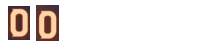
#> input picture training_images/0.png, 200 x 50 px; its folder holds only this picture in this run
$ python trainingDataGen.py
#> lines starting #> are read from the running program, lines starting #| are printed output that depends on the picture; after the words box and inside, x2 and y2 are one past the last pixel; in counts of white or black regions, pixels touching at a corner belong together
### fileSetup.py
from PIL import Image, ImageEnhance
import os
import shutil

training_folder = os.path.join(".", "training_images")
grayscale_folder = os.path.join(".", "grayscale_images")
contrast_folder = os.path.join(".", "contrast_images")
binary_folder = os.path.join(".", "binary_images")
tessdata_folder_windows = os.path.join("C:", "Program Files", "Tesseract-OCR", "tessdata")
tessdata_folder_mac = os.path.join("/", "usr", "local", "share", "tessdata")

def save_image(image, folder, base_name):
    os.makedirs(folder, exist_ok=True)
    image_path = os.path.join(folder, base_name) + ".png"
    image.save(image_path, icc_profile=None)

def convert_to_grayscale(path, base_name):
#> called with path = './training_images/0.png', base_name = '0'
    img = Image.open(path).convert("L")
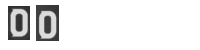
#> img: PIL image 200x50 L; min 47, max 255, mean 234.1
    save_image(img, grayscale_folder, base_name)
    return img

def convert_to_contrast(gs_image, base_name):
#> called with base_name = '0'
    enhancer = ImageEnhance.Contrast(gs_image)
    img_contrast = enhancer.enhance(2)  # Increase contrast factor
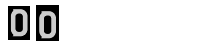
#> img_contrast: PIL image 200x50 L; min 0, max 255, mean 226.6
    save_image(img_contrast, contrast_folder, base_name)
    return img_contrast

def convert_to_binary(gs_image, base_name):
#> called with base_name = '0'
    binary_img = gs_image.point(lambda x: 0 if x < 128 else 255, '1')
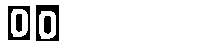
#> binary_img: PIL image 200x50 1; 90.8% white; 4 black regions, box (x1, y1, x2, y2) and area: (36, 5, 59, 41) 387, (8, 6, 30, 40) 313, (44, 16, 51, 34) 116, (16, 14, 22, 32) 102
    save_image(binary_img, binary_folder, base_name)
    return binary_img

def setup_data():
    os.makedirs(grayscale_folder, exist_ok=True)
    os.makedirs(contrast_folder, exist_ok=True)
    os.makedirs(binary_folder, exist_ok=True)

    for filename in os.listdir(training_folder):
        if filename.endswith(".png") or filename.endswith(".jpg"):
            base_name = os.path.splitext(filename)[0]
            image_path = os.path.join(training_folder, filename)

            gs_image = convert_to_grayscale(image_path, base_name)
            convert_to_contrast(gs_image, base_name)
            convert_to_binary(gs_image, base_name)

        if filename.endswith(".box") or filename == "font_properties":
            original_file = os.path.join(training_folder, filename)
            shutil.copy(original_file, grayscale_folder)
            shutil.copy(original_file, contrast_folder)
            shutil.copy(original_file, binary_folder)

### combineTrainingData.py
import os
import subprocess
from fileSetup import training_folder, contrast_folder, grayscale_folder, binary_folder

output_tr_file = os.path.join(".", "combined_training_data.tr")
unicharset_output = "unicharset"

def combine_data():
    directories = [training_folder, contrast_folder, grayscale_folder, binary_folder]

    with open(output_tr_file, "wb") as output_file:
        for directory in directories:
            for tr_file in os.listdir(directory):
                if tr_file.endswith(".tr"):
                    tr_file_path = os.path.join(directory, tr_file)
                    if os.path.getsize(tr_file_path) == 0:
                        print(f"Skipping blank file: {tr_file_path}")
                        continue
                    with open(tr_file_path, "rb") as file:
                        output_file.write(file.read())
    print(f"All .tr files combined into {output_tr_file}")

def import_data():

    subprocess.run(
        ["mftraining", "-U", unicharset_output, "-O", unicharset_output, output_tr_file],
        check=True
    )
#> (this line was passed over: subprocess is not available in this run)
    print("mftraining completed successfully.")


    try:
        subprocess.run(
            ["cntraining", output_tr_file],
            check=True
        )
#> (this line was passed over: subprocess is not available in this run)
        print("cntraining completed successfully.")
    except subprocess.CalledProcessError as e:
        print(f"cntraining failed with error: {e}")

# if main, run the functions
# [4 lines that do not run on import are left out]

### tesseractInteraction.py
import shutil
import subprocess
import os
from fileSetup import tessdata_folder_windows, tessdata_folder_mac

data_folder = "data"
output_file = "BazaarFont.traineddata"

def get_tessdata_path():
    # If Windows
    if os.name == "nt":
        return tessdata_folder_windows
    # If Mac
    elif os.name == "posix":
        return tessdata_folder_mac
    else:
        print("Operating system not supported.")
        return None

# Function to run the combine_tessdata command to create the .traineddata file
def combine_traineddata_files(data_folder, output_file):
    try:
        # Path to the combine_tessdata executable
        combine_tessdata_executable = "combine_tessdata"

        # Check if combine_tessdata is available in the system PATH
        if not shutil.which(combine_tessdata_executable):
            print("Error: 'combine_tessdata' not found in PATH.")
            return

        # Run the combine_tessdata command
        subprocess.run(
            [combine_tessdata_executable, os.path.join(data_folder, "BazaarFont.")],
            check=True
        )
        print(f"Combined files into {output_file}")
    except subprocess.CalledProcessError as e:
        print(f"Error combining tessdata files: {e}")

# Function to move the .traineddata file into the Tesseract tessdata directory
def move_traineddata_into_tesseract():
    tessdata_path = get_tessdata_path()
    if tessdata_path:
        traineddata_path = os.path.join(".", data_folder, output_file)
        destination_path = os.path.join(tessdata_path, output_file)
        try:
            # Use shutil.move to move the traineddata file
            shutil.move(traineddata_path, destination_path)
            print(f"{output_file} moved to Tesseract tessdata directory: {tessdata_path}")
        except Exception as e:
            print(f"Error occurred while moving traineddata file: {e}")

# Function to handle the complete traineddata creation and moving process
def handle_traineddata():
    combine_traineddata_files(data_folder, output_file)
    move_traineddata_into_tesseract()
    print("Finished!")

# [2 lines that do not run on import are left out]

### trainingDataGen.py
import os
import shutil
import subprocess
from fileSetup import grayscale_folder, training_folder, binary_folder, contrast_folder, setup_data
from combineTrainingData import combine_data, import_data
from tesseractInteraction import handle_traineddata

# generates combined training data .tr file
def generate_training_file(path, folder, base_img_name):
    try:
        subprocess.run(
            ["tesseract", path, os.path.join(folder, base_img_name), "--psm", "10", "nobatch", "box.train"],
            check=True
        )
    except subprocess.CalledProcessError as e:
        print(f"Failed to generate training data for {path}: {e}")
    except FileNotFoundError:
        print("Tesseract is not installed. Please install Tesseract first.")
        exit(1)

# generates unicharset file
def generate_unicharset_file():
    # Collect all .box files in the specified folders
    box_files = []
    directories = [training_folder, grayscale_folder, contrast_folder, binary_folder]
    for directory in directories:
        for file in os.listdir(directory):
            if file.endswith(".box"):
                box_files.append(os.path.join(directory, file))

    # Run unicharset_extractor on the collected .box files
    if box_files:
        try:
            subprocess.run(
                ["unicharset_extractor", *box_files],
                check=True
            )
            print("Successfully generated unicharset file.")
        except subprocess.CalledProcessError as e:
            print(f"Failed to generate unicharset file: {e}")
    else:
        print("No .box files found in the specified directories.")

# moves required files to data folder
def move_to_data_folder():
    prefix = "BazaarFont"
    root_folder = "."
    data_folder = os.path.join(root_folder, "data")

    # Ensure the data folder exists
    os.makedirs(data_folder, exist_ok=True)

    # Define the expected file extensions
    required_files = ["unicharset", "inttemp", "pffmtable", "normproto", "shapetable"]

    # Iterate through the required files, rename them with the prefix, and move them to the data folder
    for file_name in required_files:
        source_path = os.path.join(root_folder, file_name)
        if os.path.exists(source_path):
            # Add the prefix and set the new filename
            new_file_name = f"{prefix}.{file_name}"
            destination_path = os.path.join(data_folder, new_file_name)

            # Move and rename the file
            shutil.move(source_path, destination_path)
            print(f"Moved and renamed '{file_name}' to '{destination_path}'")
        else:
            print(f"Warning: File '{file_name}' not found in '{root_folder}'. Skipping.")

    print("File renaming and moving process completed.")

setup_data()

for filename in os.listdir(training_folder):
    if filename.endswith(".png") or filename.endswith(".jpg"):
        base_name = os.path.splitext(filename)[0]
        image_name = base_name + ".png"
        image_path = os.path.join(training_folder, filename)
        gs_image_path = os.path.join(grayscale_folder, image_name)
        ct_image_path = os.path.join(contrast_folder, image_name)
        bn_image_path = os.path.join(binary_folder, image_name)
        box_path = os.path.join(training_folder, f"{base_name}.box")

        if not os.path.exists(box_path):
            print(f"Warning: Box file {box_path} not found for {filename}. Skipping.")
            continue

        print(f"Generating .tr file for {filename}...")
        generate_training_file(image_path, training_folder, base_name)
        generate_training_file(gs_image_path, grayscale_folder, base_name)
        generate_training_file(ct_image_path, contrast_folder, base_name)
        generate_training_file(bn_image_path, binary_folder, base_name)

generate_unicharset_file()

print("Training data generation completed.")
print("Combining training data...")
combine_data()
print("Importing data to Tesseract...")
import_data()
print("Finished! Setting up the training data in Tesseract...")

# Move the required files to the data folder
move_to_data_folder()

# handle getting the data to tesseract
handle_traineddata()
